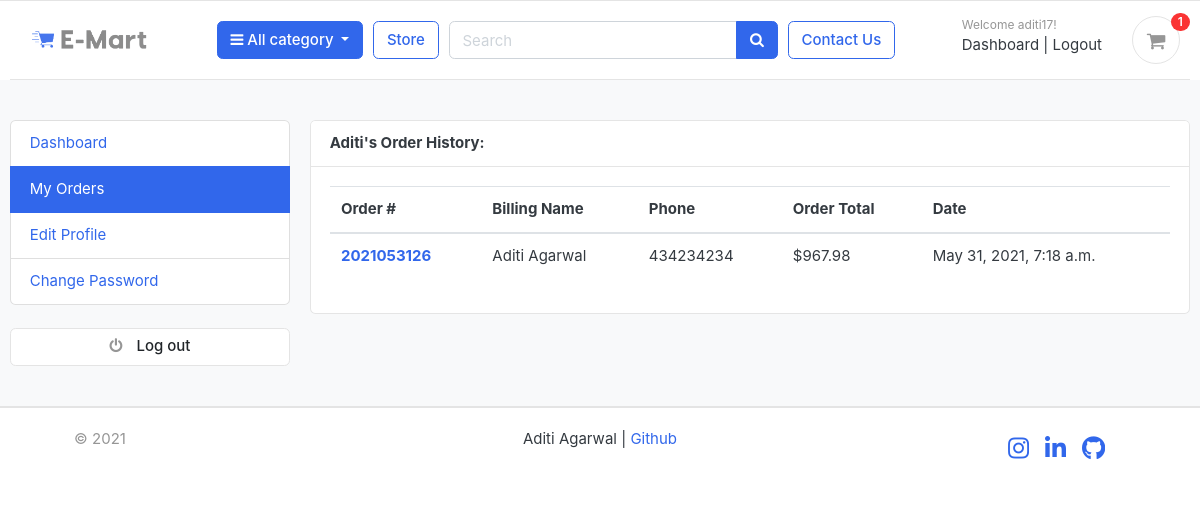
The page /accounts/my_orders/ (signed in) on the database its author committed.
### accounts/models.py (models this page shows, shortened)
class Account(AbstractBaseUser):
    first_name=models.CharField(max_length=50)
    last_name=models.CharField(max_length=50)
    username=models.CharField(max_length=50,unique=True)
    email=models.EmailField(max_length=100,unique=True)
    phone_number=models.CharField(max_length=15)
    date_joined=models.DateTimeField(auto_now_add=True)
    last_login=models.DateTimeField(auto_now_add=True)
    is_admin=models.BooleanField(default=False)
    is_staff=models.BooleanField(default=False)
    is_active=models.BooleanField(default=False)
    is_superadmin=models.BooleanField(default=False)
    USERNAME_FIELD='email'
    REQUIRED_FIELDS=['username','first_name','last_name']
    objects= MyAccountManager()

### orders/models.py (models this page shows, shortened)
class Order(models.Model):
    STATUS = (
        ('New', 'New'),
        ('Accepted', 'Accepted'),
        ('Completed', 'Completed'),
        ('Cancelled', 'Cancelled'),
    )
    user = models.ForeignKey(Account, on_delete=models.SET_NULL, null=True)
    payment = models.ForeignKey(Payment, on_delete=models.SET_NULL, blank=True, null=True)
    order_number = models.CharField(max_length=20)
    first_name = models.CharField(max_length=50)
    last_name = models.CharField(max_length=50)
    phone = models.CharField(max_length=15)
    email = models.EmailField(max_length=50)
    address_line_1 = models.CharField(max_length=50)
    address_line_2 = models.CharField(max_length=50, blank=True)
    country = models.CharField(max_length=50)
    state = models.CharField(max_length=50)
    city = models.CharField(max_length=50)
    order_note = models.CharField(max_length=100, blank=True)
    order_total = models.FloatField()
    tax = models.FloatField()
    status = models.CharField(max_length=10, choices=STATUS, default='New')
    ip = models.CharField(blank=True, max_length=20)
    is_ordered = models.BooleanField(default=False)
    created_at = models.DateTimeField(auto_now_add=True)
    updated_at = models.DateTimeField(auto_now=True)
    def full_name(self):
        return f'{self.first_name} {self.last_name}'

### accounts/views.py (the view)
# urls.py: path('my_orders/',views.my_orders,name="my_orders"),
@login_required(login_url='login')
def my_orders(request):
    orders=Order.objects.filter(user=request.user,is_ordered=True).order_by('-created_at')
    context={
        'orders':orders,
    }
    return render(request,'accounts/my_orders.html',context)

### carts/context_processors.py (called while the page is built)
def counter(request):
    cart_count=0
    if 'admin' in request.path:
        return {}
    else:
        try:
            cart=Cart.objects.filter(cart_id=_cart_id(request))
            if request.user.is_authenticated:
                cart_items=CartItem.objects.all().filter(user=request.user)
            else:
                cart_items=CartItem.objects.all().filter(cart=cart[:1])
            for cart_item in cart_items:
                cart_count+=cart_item.quantity
        except Cart.DoesNotExist:
            cart_count=0
    return dict(cart_count=cart_count)

### carts/views.py (called while the page is built)
def _cart_id(request):
    cart=request.session.session_key
    if not cart:
        request.session.create()
    return cart

### category/context_processors.py (called while the page is built)
def menu_links(request):
    links=Category.objects.all
    return dict(links=links)

### category/models.py (called while the page is built)
    def get_url(self):
        return reverse('product_by_category',args=[self.slug])

### templates/accounts/my_orders.html (shortened to what this page needs)
{% extends 'base.html' %}
{% load static %}
{% block content %}
<section class="section-conten padding-y bg">
<div class="container">
	<div class="row">
		{% include 'dashboard_sidebar.html' %}
	<main class="col-md-9">
		<article class="card">
		<header class="card-header">
			<strong class="d-inline-block mr-3">{{user.first_name}}'s Order History:</strong>
		</header>
		<div class="card-body">
			<div class="row">
			<div class="col-md-12">
				<table class="table table-hover">
				  <thead>
				    <tr>
				      <th scope="col">Order #</th>
				      <th scope="col">Billing Name</th>
				      <th scope="col">Phone</th>
				      <th scope="col">Order Total</th>
							<th scope="col">Date</th>
				    </tr>
				  </thead>
				  <tbody>
						{% for order in orders %}
				    <tr>
                        <th scope="row"><a href="{% url 'order_detail' order.order_number %}">{{order.order_number}}</a></th>
				      <td>{{order.full_name}}</td>
				      <td>{{order.phone}}</td>
				      <td>${{order.order_total}}</td>
							<td>{{order.created_at}}</td>
				    </tr>
				{% endfor %}
				  </tbody>
				</table>
			</div>
			</div>
		</div>
		</article>
	</main>
</div>
</div>
</section>
{% endblock %}

### templates/base.html (shortened to what this page needs)
{% load static %}
<!DOCTYPE HTML>
<html lang="en">
<head>
<link href="{% static 'css/bootstrap.css' %}" rel="stylesheet" type="text/css"/>
<link href="{% static 'fonts/fontawesome/css/all.min.css' %}" type="text/css" rel="stylesheet">
<link href="https://cdnjs.cloudflare.com/ajax/libs/Swiper/4.3.5/css/swiper.min.css" type="text/css" rel="stylesheet">
<link href="{% static 'css/ui.css' %}" rel="stylesheet" type="text/css"/>
<link href="{% static 'css/responsive.css' %}" rel="stylesheet" media="only screen and (max-width: 1200px)" />
<link href="{% static 'css/custom.css' %}" rel="stylesheet" type="text/css"/>
<link rel="stylesheet" href="https://cdnjs.cloudflare.com/ajax/libs/font-awesome/4.7.0/css/font-awesome.min.css">
</head>
<body>
	<header class="section-header">
		<div class="container">
			<section class="header-main border-bottom">
				<div class="container">
					<div class="row align-items-center">
						<div class="col-lg-2 col-md-3 col-6">
							<a href="{% url 'home' %}" class="brand-wrap">
								<img class="logo" src="{% static './images/logo1.png' %}">
							</a>
						</div>
						<div class="col-lg col-sm col-md col-6 flex-grow-0">
							<div class="category-wrap dropdown d-inline-block float-right">
								<button type="button" class="btn btn-primary dropdown-toggle" data-toggle="dropdown">
									<i class="fa fa-bars"></i> All category
								</button>
							</div>
						</div>
						<a href="{% url 'store' %}" class="btn btn-outline-primary">Store</a>
						<div class="col-lg  col-md-6 col-sm-12 col">
							<form action="{% url 'search' %}" class="search" method="GET">
								<div class="input-group w-100">
									<input type="text" class="form-control" style="width:60%;" placeholder="Search" name="keyword">
									<div class="input-group-append">
									  <button class="btn btn-primary" type="submit">
										<i class="fa fa-search"></i>
									  </button>
									</div>
								</div>
							</form>
						</div>
							<a href="{% url 'contact' %}" class="btn btn-outline-primary">Contact Us</a>
						<div class="col-lg-3 col-sm-6 col-8 order-2 order-lg-3">
							<div class="d-flex justify-content-end mb-3 mb-lg-0">
								{% if user.id is None %}
								<div class="widget-header">
									<small class="title text-muted">Welcome guest!</small>
									<div>
										<a href="{% url 'login' %}">Sign in</a> <span class="dark-transp"> | </span>
										<a href="{% url 'register' %}"> Register</a>
									</div>
								</div>
								{% else %}
								<div class="widget-header">
									<small class="title text-muted">Welcome {{user.username}}!</small>
									<div>
										<a href="{% url 'dashboard' %}">Dashboard</a> <span class="dark-transp"> | </span>
										<a href="{% url 'logout' %}"> Logout</a>
									</div>
								</div>
								{% endif %}
								<a href="{% url 'cart' %}" class="widget-header pl-3 ml-3">
									<div class="icon icon-sm rounded-circle border"><i class="fa fa-shopping-cart"></i></div>
									<span class="badge badge-pill badge-danger notify">{{cart_count}}</span>
								</a>
							</div>
						</div>
					</div>
				</div>
			</section>
	</header>
<body>
    {% block content %}
    {% endblock %}
    <footer class="section-footer border-top" text-align="center">
		<div class="container">
			<section class="footer-bottom border-top row">
				<div class="col-md-2 text-md-center">
					<p class="text-muted"> &copy 2021  </p>
				</div>
				<div class="col-md-8 text-md-center">Aditi Agarwal | <a href="https://github.com/AditiAgarwal17/emart">Github</div>
				<div class="social-icons">
					<a class="social-icon instagram" href="https://www.instagram.com/aditi_agarwal_17/" target="_blank" rel="author">
						<i class="fab fa-instagram"></i>
					</a>
					<a class="social-icon linkedin" href="https://www.linkedin.com/in/aditiagarwal17/" target="_blank" rel="author">
						<i class="fab fa-linkedin-in"></i>
					</a>
					<a class="social-icon github" href="https://github.com/AditiAgarwal17" target="_blank" rel="author">
						<i class="fab fa-github"></i>
					</a>
				</div>
			</section>
		</div>
	</footer>
    </body>
    </html>

### static/css/ui.css (style rules this page uses)
html { font-family: "Inter", sans-serif; font-size: 15px; }
.icon-xs, .icon-sm, .icon-md, .icon-lg { display: inline-block; text-align: center; flex-shrink: 0; flex-grow: 0; }
.icon-sm { width: 48px; height: 48px; line-height: 48px !important; font-size: 20px; }
.padding-y { padding-top: 40px; padding-bottom: 40px; }
article:after, .form-group:after { display: block; clear: both; content: ""; }
.bg { background-color: #f8f9fa; }
p:last-child { margin-bottom: 0; }
.header-main { position: relative; padding-top: 1rem; padding-bottom: 1rem; }
.brand-wrap .logo, .navbar-brand .logo { margin-right: 7px; max-height: 42px; display: inline-block; }
.widget-header { display: inline-block; vertical-align: middle; position: relative; }
.widget-header a { color: #343a40; }
.widget-header i { color: #969696; }
.widget-header .title { display: block; }
.widget-header .notify { position: absolute; top: -3px; right: -10px; }
.footer-bottom { padding-top: 20px; padding-bottom: 20px; }
.notify { position: absolute; top: -4px; right: -10px; display: inline-block; padding: 0.25em 0.6em; font-size: 12px; line-height: 1; text-align: center; border-radius: 3rem; color: #fff; background-color: #fa3434; }

### static/css/custom.css (style rules this page uses)
.social-icons { display: flex; font-size: 20px; align-items: center; justify-content: center; flex-flow: row wrap; }
.social-icon { display: flex; position: relative; overflow: hidden; width: var(--link-size); height: var(--link-size); margin: 8px; box-shadow: 2px 5px 5px var(--shadow-col); text-decoration: none; transition: var(--trans-props); }
.social-icon i { margin: auto; font-size: 24px; color: var(--col-icon-instagram); z-index: 1; transition: var(--trans-props); }
.linkedin i { margin: auto; font-size: 24px; color: var(--col-icon-linkedin); z-index: 1; transition: var(--trans-props); }
.github i { margin: auto; font-size: 24px; color: var(--col-icon-github); z-index: 1; transition: var(--trans-props); }
.social-icon:after { content: ""; width: var(--link-size); height: var(--link-size); position: absolute; transform: translate(0, var(--link-size)); border-radius: 50%; transition: var(--trans-props); }
.social-icon.instagram:after { background-color: #1da1f2; box-shadow: var(--instagram); }
.social-icon.github:after { background-color: #1da1f2; box-shadow: var(--github); }
.social-icon.linkedin:after { background-color: #0e76a8; box-shadow: var(--linkedin); }

### rows shown on the page
Account: username "aditi17", first_name "Aditi"
Order: order_number "2021053126", full_name "Aditi Agarwal", phone "434234234", order_total "967.98", created_at "May 31, 2021, 7:18 a.m."

### other values the page prints
{{ cart_count }} "1"
